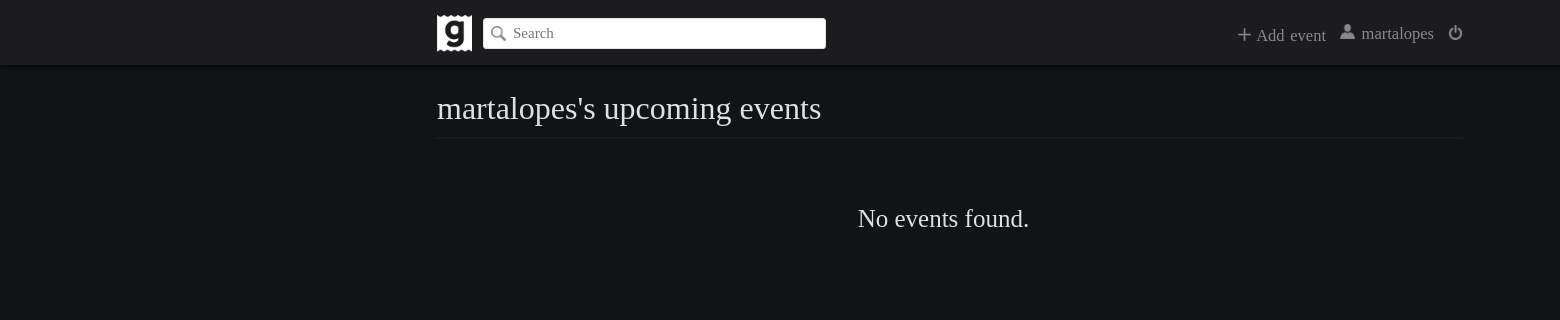
The app's page /index.php?page=userevents&filter=upcoming (signed in), older data.
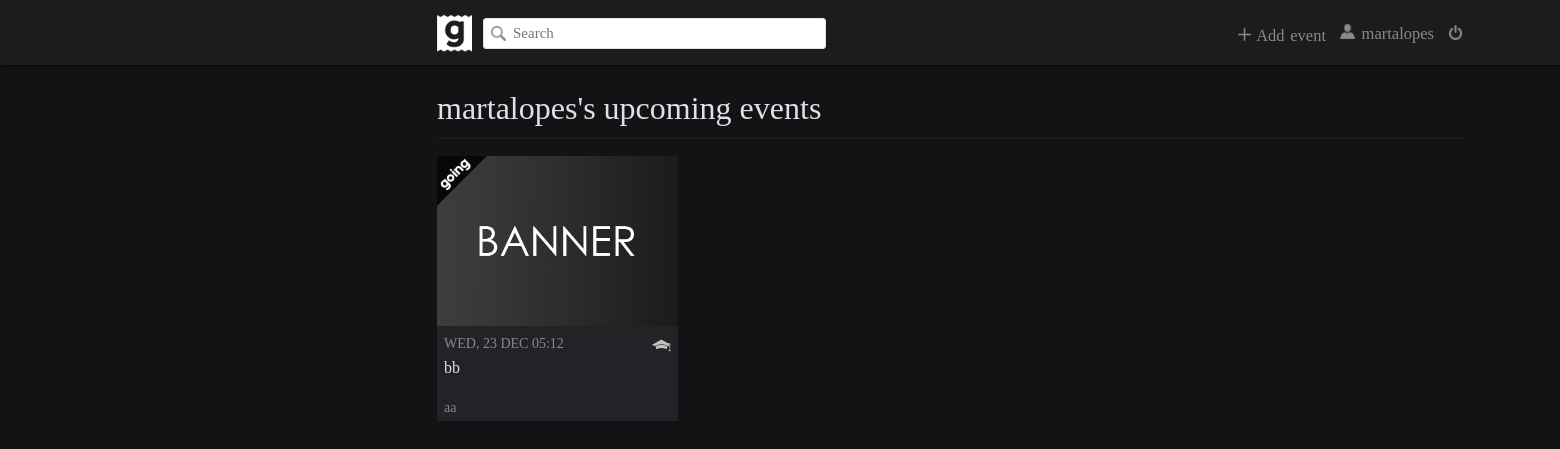
The same page, newer data.
### tables this page shows
CREATE TABLE Events (
	eventID INTEGER PRIMARY KEY AUTOINCREMENT,
	host TEXT NOT NULL,
	banner TEXT,
	name TEXT NOT NULL,
	eventDate DATE NOT NULL,
	location TEXT NOT NULL,
	description TEXT,
	private BOOLEAN,
	type TEXT NOT NULL
);

### database/upcomingevents.php (called while the page is built, shortened)
<?php
    include_once('connection_external.php');
    include('utilities.php');
	function getUserUpcomingEvents() {
		global $db;
		$stmt = $db->prepare('SELECT * FROM EventGuests WHERE userID = ? AND status = ?');
		$stmt->execute(array($_SESSION['userID'], "going"));
		$events = $stmt->fetchAll();
	  	$upcoming_events = array();
		if (!empty($events)) {
			$today = date("Y-m-d H:i");
			foreach ($events as $event) {
				$event_info = getEventByID($event['eventID']);
				if ($event_info['eventDate'] > $today)
					$upcoming_events[] = $event_info;
			}
		}
		usort($upcoming_events, "sortFunction");
		return $upcoming_events;
	}
?>

### database/utilities.php (called while the page is built, shortened)
<?php
	function getEventByID($event_id) {
		global $db;
		$stmt = $db->prepare('SELECT * FROM Events WHERE eventID = ?');
		$stmt->execute(array($event_id));
		return $stmt->fetch();
	}
?>

### pages/userevents.php (the view, shortened to what this page needs)
	<link rel="stylesheet" href="css/search.css">
	<link rel="stylesheet" href="css/main.css">
	<link rel="stylesheet" href="css/navbar.css">
</head>
<body>
	<?php
		include('navbar.php');
		include('database/connection_external.php');
		include('database/upcomingevents.php');
	?>
	<div class="events-container">
		<?php if (isset($filter)) {
			if ($filter == "past") {
				$events = getUserPastEvents();
		?>
			<div class="title"><?= $_SESSION['username'] ?>'s past events</div>
		<?php } else { ?>
			<div class="title"><?= $_SESSION['username'] ?>'s upcoming events</div>
		<?php $events = getUserUpcomingEvents(); } }?>
		<div class="line-divisor"></div>
		<?php
			if (empty($events))
				echo '<div class="no-events">No events found.';
			else
				foreach ($events as $event) {
		?>
		<div class="event-container">
			<div class="event-banner" style='background: url("<?php echo $event['banner']?>") 50% 50% no-repeat; background-size: cover;'>
				<div class="going-label"><img src="../images/goingLabel.png" height="50" width="50"></div>
			</div>
			<div class="event-type"><img src="../images/<?php echo $event['type']?>.png" height="19" width="19" title="<?php echo $event['type']?>"></div>
			<div class="event-date"><?php echo strtoupper(date("D, j M H:i", strtotime($event['eventDate'])))?></div>
			<div class="event-name"><a href="../index.php?page=event&id=<?php echo $event['eventID'] ?>"><?php echo $event['name'] ?></a></div>
			<div class="event-location"><?php echo $event['location'] ?></div>
		</div>
		<?php } ?>
	</div>

Row changes from the older to the newer data that the page shows:
added events: banner (picture), type (picture), eventDate "WED, 23 DEC 05:12", name "bb", location "aa"
Text that changed along with them:
text no longer shown: "No events found."
